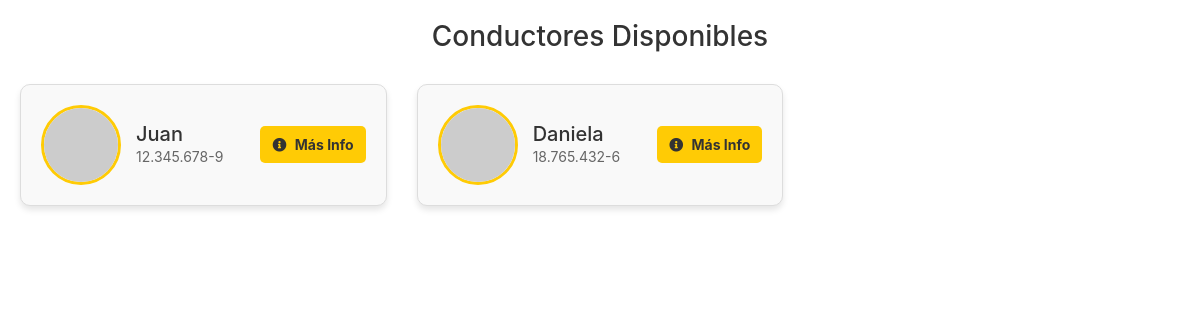
The app's page /listar_conductores/ (signed in) with its own data.
### app/models.py (models this page shows, shortened)
class Conductor(models.Model):
    user = models.OneToOneField(CustomUser, on_delete=models.CASCADE)
    nombre = models.CharField(max_length=100, blank=True, null=True)
    apellido = models.CharField(max_length=100, null=True)
    disponible = models.BooleanField(default=True)  # Eliminar esta línea
    licencia_conduccion = models.CharField(max_length=20)
    licencia = models.FileField(upload_to='licencias/', blank=True, null=True)
    certificado = models.FileField(upload_to='certificados/', blank=True, null=True)
    apoderados = models.ManyToManyField('Apoderado', related_name='conductor_apoderados')  # Cambiado el related_name
    documentos_personales_subidos = models.BooleanField(default=False)
    datos_vehiculo_subidos = models.BooleanField(default=False)

class CustomUser(AbstractBaseUser):
    rut = models.CharField(max_length=12, unique=True)
    nombre = models.CharField(max_length=30, null=False, default='Desconocido')  # Añade un valor por defecto
    apellido = models.CharField(max_length=30, null=False, default='Desconocido')  # Añade un valor por defecto
    email = models.EmailField(unique=True)
    is_active = models.BooleanField(default=True)
    is_staff = models.BooleanField(default=False)
    objects = CustomUserManager()
    USERNAME_FIELD = 'rut'
    REQUIRED_FIELDS = ['email', 'nombre', 'apellido']

### app/views.py (the view, shortened to what this page needs)
# urls.py: path('listar_conductores/', listar_conductores, name='listar_conductores'),
@login_required
def listar_conductores(request):
    conductores = Conductor.objects.all()  # Obtén todos los conductores
    return render(request, 'apoderado/listar_conductores.html', {'conductores': conductores})

### app/templates/apoderado/listar_conductores.html (shortened to what this page needs)
<!DOCTYPE html>
<html lang="es">
<head>
    <link rel="stylesheet" href="https://stackpath.bootstrapcdn.com/bootstrap/4.5.2/css/bootstrap.min.css">
    <link rel="stylesheet" href="https://cdnjs.cloudflare.com/ajax/libs/font-awesome/5.15.4/css/all.min.css">
</head>
<body>
<div class="container">
    <h2>Conductores Disponibles</h2>
    <div class="row">
        {% for conductor in conductores %}
        <div class="col-md-6 col-lg-4 mb-4">
            <div class="conductor-card">
                <div class="conductor-info">
                    <div class="conductor-details">
                        <img src="https://via.placeholder.com/80" alt="Conductor">
                        <div>
                            <h5>{{ conductor.user.nombre }}</h5>
                            <p>{{ conductor.user.rut }}</p>
                        </div>
                    </div>
                    <a href="#" class="btn btn-primary btn-sm">
                        <i class="fas fa-info-circle"></i> Más Info
                    </a>
                </div>
            </div>
        </div>
        {% endfor %}
    </div>
</div>
</body>
</html>

### app/templates/apoderado/listar_conductores.html (style rules this page uses)
.container { max-width: 1200px; margin: 0 auto; padding: 20px; }
.container h2 { font-size: 28px; color: #333; text-align: center; margin-bottom: 30px; }
.conductor-card { background-color: #f9f9f9; border: 1px solid #ddd; border-radius: 10px; padding: 20px; box-shadow: 0 4px 6px rgba(0, 0, 0, 0.1); transition: transform 0.2s ease; }
.conductor-info { display: flex; align-items: center; justify-content: space-between; }
.conductor-details { display: flex; align-items: center; }
.conductor-details img { width: 80px; height: 80px; border-radius: 50%; margin-right: 15px; border: 3px solid #ffcb05; }
.conductor-details h5 { font-size: 20px; color: #333; margin: 0; }
.conductor-details p { font-size: 14px; color: #666; margin: 0; }
.btn-primary { background-color: #ffcb05; border: none; color: #333; padding: 8px 12px; border-radius: 5px; font-size: 14px; font-weight: bold; transition: background-color 0.2s ease; }
.btn-primary i { margin-right: 5px; }

### records on screen
Conductor: user.nombre "Juan", user.rut "12.345.678-9"
Conductor: user.nombre "Daniela", user.rut "18.765.432-6"
